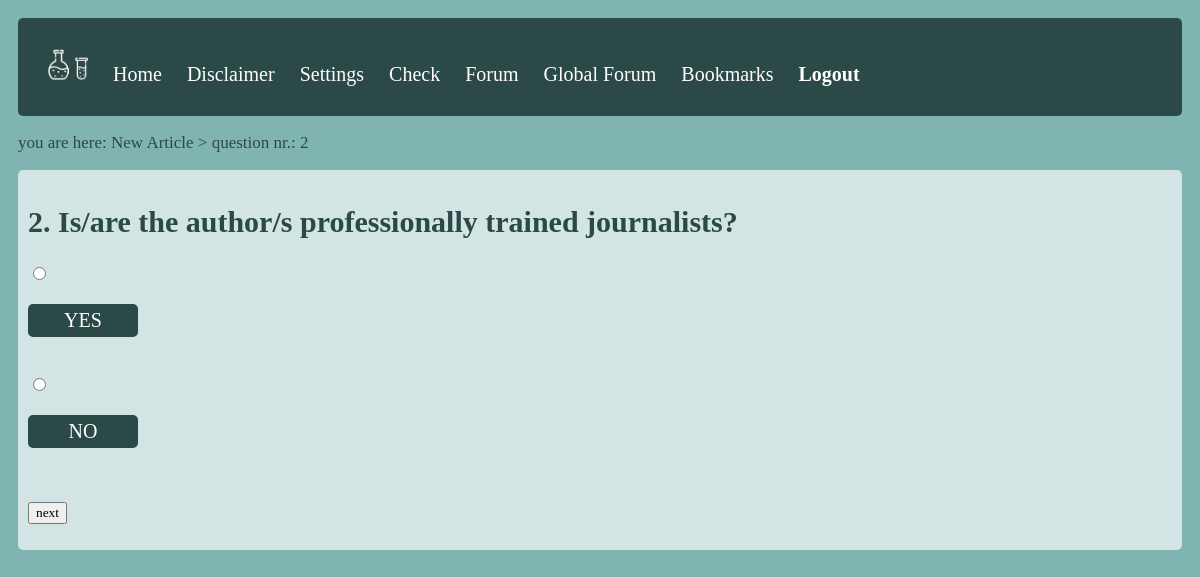
The page /questions2 (signed in) on the database its author committed.
### app/models.py (models this page shows, shortened)
class Questions(db.Model):
    id = db.Column(db.Integer, primary_key = True)
    sub = db.Column(db.Integer)
    content = db.Column(db.String(140))
    yes_points = db.Column(db.Integer)
    no_points = db.Column(db.Integer)
    opt_points = db.Column(db.Integer)

### app/routes.py (the view, shortened to what this page needs)
@App.route('/questions2', methods=['GET', 'POST'])
@login_required
def questions2():
    y = db.session.query(History).filter(History.user_id==current_user.id).order_by(History.id.desc()).first() #queries score
    x = y.score
    form = QuestionForm1()
    q = Questions.query.filter_by(id = 2)
    for i in q:
        q=i
    return render_template('questions1.html', form = form, q = q)

### app/forms.py
class QuestionForm1(FlaskForm): #in this case only one Question form as all implemented questions are yes/no questions
    option = RadioField('select', choices=['YES', 'NO'])
    submit = SubmitField('next') #if users can chose from multiple answer options a new form would include a SelectField

### app/models.py (called while the page is built)
@login.user_loader
def load_user(id):
    return User.query.get(int(id))

### app/routes.py (called while the page is built)
@App.before_request
def before_request():
    if current_user.is_authenticated:
        current_user.last_seen = datetime.utcnow()
        db.session.commit()

### app/templates/questions1.html (shortened to what this page needs)
{% extends "base.html" %}
{% block content %}
<p class="location">you are here: New Article > question nr.: {{ q.id }} </p>
<div class="q">
<form action="" method="post" novalidate>
    <p>
      <h2> {{ q.id }}. {{ q.content }} </h2>
      {% for subfield in form.option %}
      <tr>
        <td>{{ subfield }}</td>
        <td><p class="option">{{ subfield.label }}</p></td>
      </tr>
    <br>
    {% endfor %}
    </p>
  <p>{{ form.submit() }}</p>
</form>
</div>
{% endblock %}

### app/static/style.css (style rules this page uses)
html * { font-family: Tahoma !important; }
body { background: #7FB4B0; color: #2B4947; padding: 10px }
h2 { font-size: 30px; }
.location { font-size: 17px; color: #2B4947; }
.option { background: #2B4947; font-size: 20px; color: #FFFFFF; border-radius: 5px; padding: 5px; width: 100px; text-align: center; }
.q { background-color: #D2E4E3; padding: 10px; border-radius: 5px; }

### rows shown on the page
Questions: id "2", content "Is/are the author/s professionally trained journalists?"

### other values the page prints
{{ subfield.label }} "YES" "NO"
